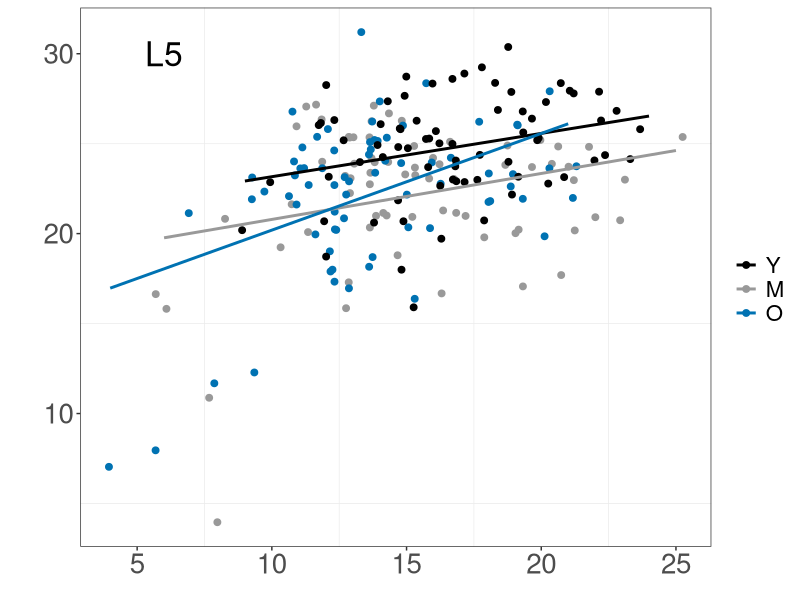
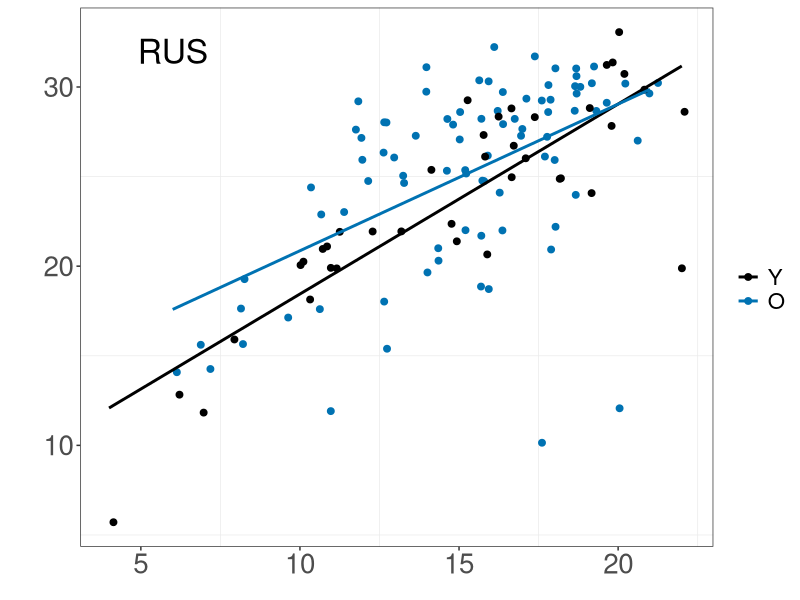
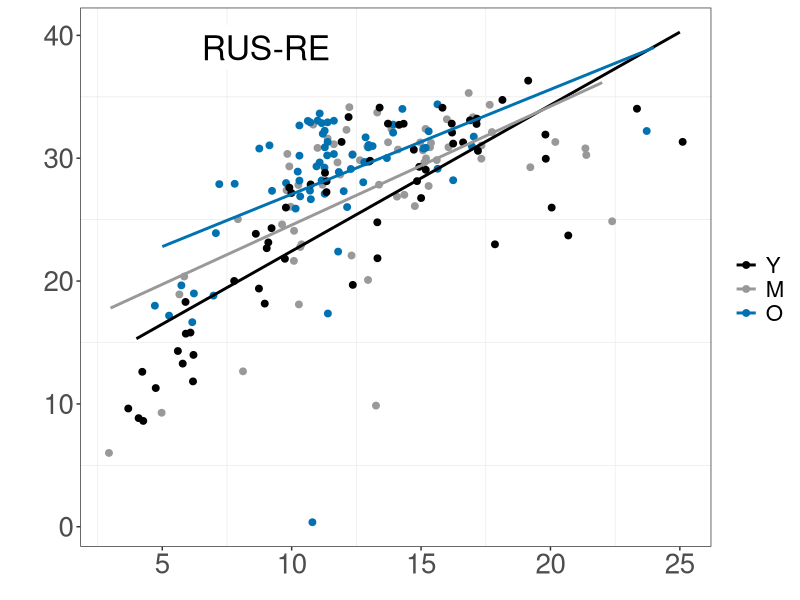
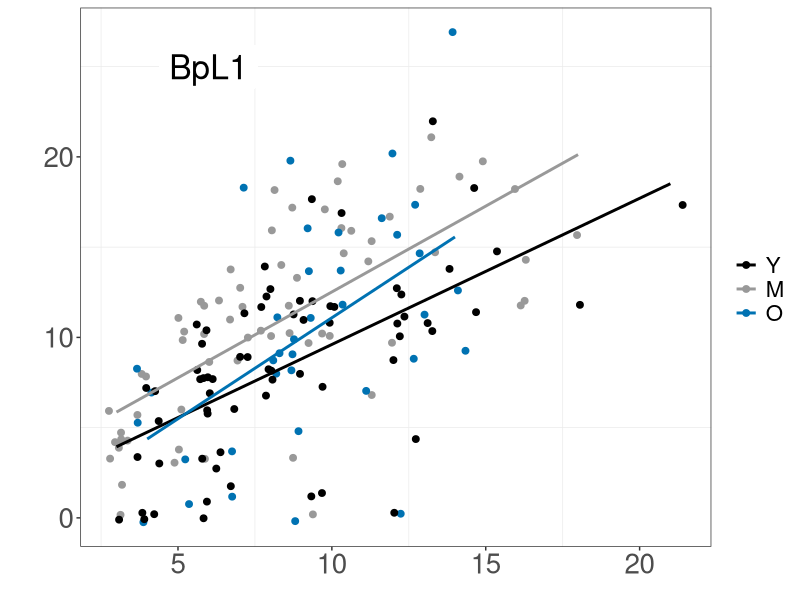
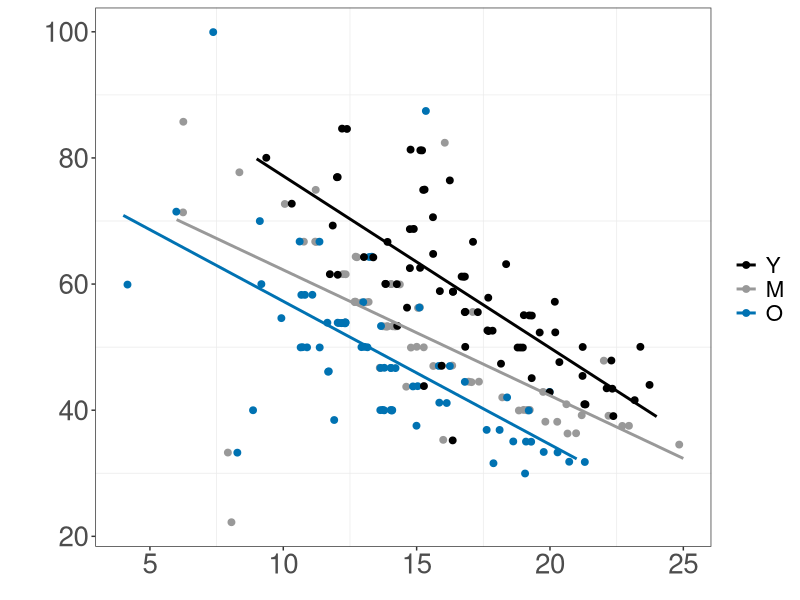
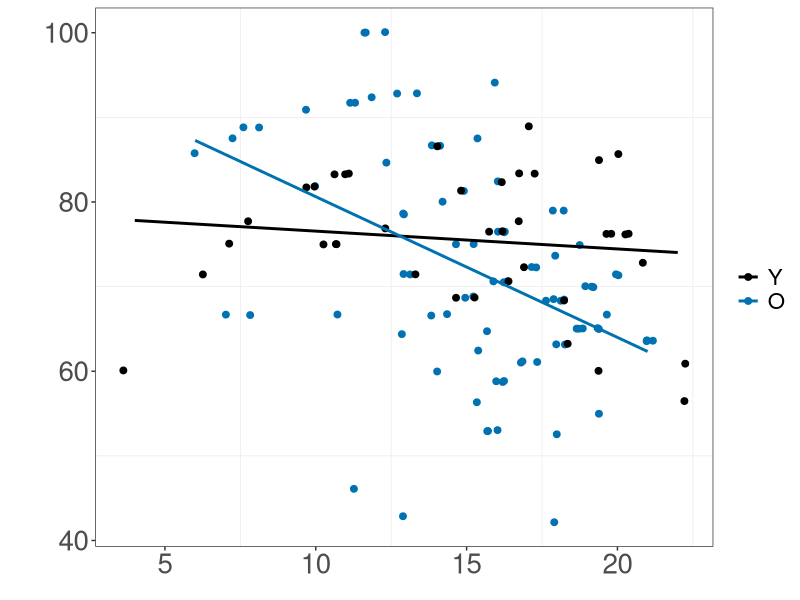
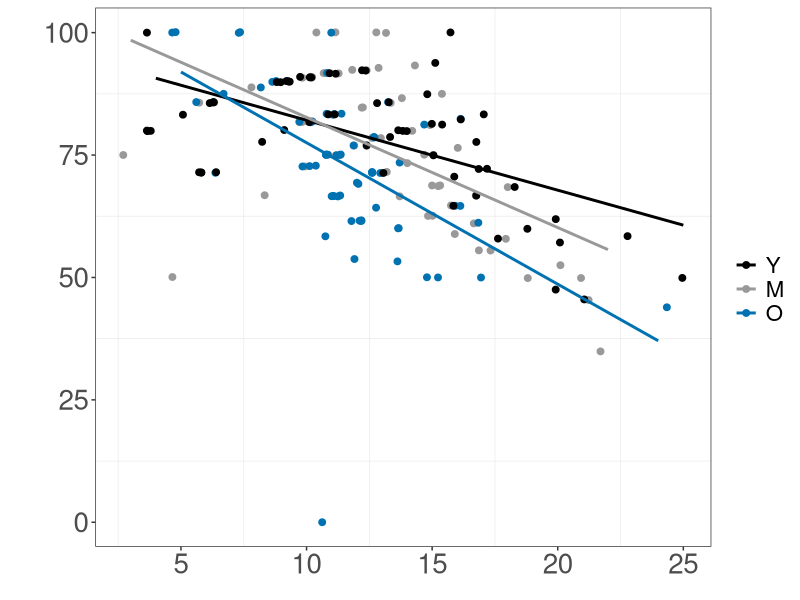
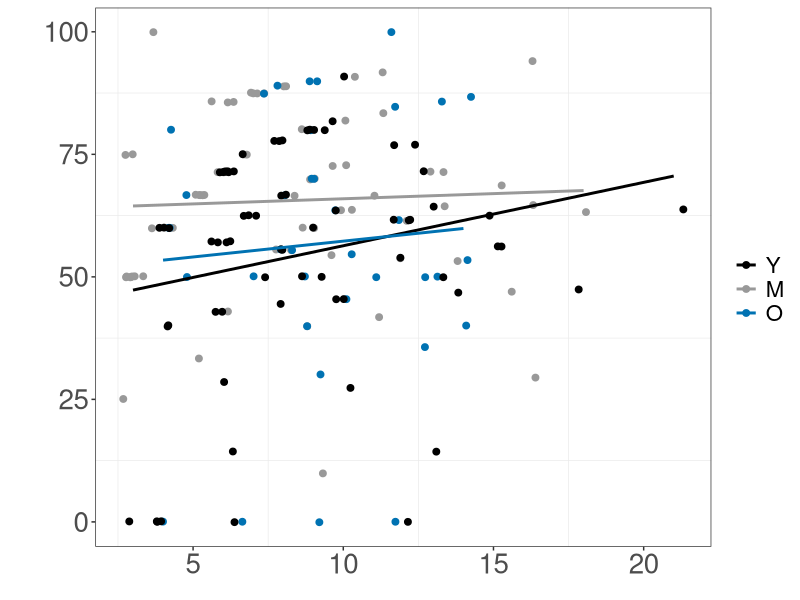

Generate these figures, in order, with R:
# Code for analyzing and visualizing relationships between lifespan and reproduction (trade-offs present?)

# Required packages:
library(tidyverse)
library(reshape2)
library(survival)
library(survminer)
library(lsmeans)
library(car)
library(grid)
library(ggpubr)

# Loading and reformatting data--------------------------------------------------------------------

surv_data <- read_csv("survival.csv")

# Changing the order of the factors and removing censored individuals
surv_data <- surv_data[with(surv_data, order(generation, maternal_age, strain)),]
surv_data_no_censor <- filter(surv_data, censor != 0)

neonate_data <- read_csv("neonates.csv")
neonate_data <- neonate_data[with(neonate_data, order(generation, maternal_age, strain)),]
neonate_data_no_censor <- filter(neonate_data, censor != 0)

rep_data <- read_csv("rep_period.csv")
rep_data <- rep_data[with(rep_data, order(generation, maternal_age, strain)),]
rep_data_no_censor <- filter(rep_data, censor != 0)

# Modifying the datasets from wide to long format (needed for plotting and analysis):
surv_long <- melt(data = surv_data_no_censor, 
                  id.vars = c("generation", "maternal_age", "strain", 
                              "plate", "well"),
                  variable.name = "day",
                  value.name = "dead_alive")
surv_long <- filter(surv_long, day != "censor")

neo_long <- melt(data = neonate_data_no_censor,
                 id.vars = c("generation", "maternal_age", "strain", "plate", "well"),
                 variable.name = "day",
                 value.name = "num_neonates")
neo_long <- filter(neo_long, day != "censor")

rep_long <- melt(data = rep_data_no_censor,
                    id.vars = c("generation", "maternal_age", "strain", "plate", "well"),
                    variable.name = "day",
                    value.name = "num_rep_days")
rep_long <- filter(rep_long, day != "censor")

# Per individual calculations: ------------------------------------------------------------------

# Calculating lifespan per individual:
survival_data_per_ind <- surv_long %>%
  group_by(generation, maternal_age, strain, plate, well) %>%
  summarize(surv_time = sum(dead_alive, na.rm = TRUE))

# Calculating LRO and MDR per individual:
LRO_per_ind <- neo_long %>%
  group_by(generation, maternal_age, strain, plate, well) %>%
  summarize(LRO = sum(num_neonates, na.rm = TRUE),
            max_RO = max(num_neonates, na.rm = TRUE),
            fifty_percent_LT = (sum(num_neonates, na.rm = TRUE))*0.5)

# Calculating time of 50% LRO production
# Excluding individuals with an LRO of zero:
LRO_per_ind_excl0 <- filter(LRO_per_ind, LRO != 0)

neo_long <- neo_long[with(neo_long, order(generation, maternal_age, strain, plate, well)),]

neo_long <- neo_long %>%
  group_by(generation, maternal_age, strain, plate, well) %>%
  mutate(cum_LRO = cumsum(num_neonates))

neo_merge <- merge(LRO_per_ind_excl0, neo_long, by = c("generation","maternal_age","strain","plate","well"))

sub <- subset(neo_merge, cum_LRO >= fifty_percent_LT , select = c(generation,maternal_age,strain,plate,well,LRO,fifty_percent_LT,day,cum_LRO))

sub$day <- as.numeric(sub$day)
sub_summ <- sub %>%
  group_by(generation, maternal_age, strain, plate, well) %>%
  summarize(time_fifty = min(day))

# Calculating reproductive period per individual:
rep_per_ind <- rep_long %>%
  group_by(generation, maternal_age, strain, plate, well) %>%
  summarize(rep_time = sum(num_rep_days, na.rm = TRUE),
            length = length(num_rep_days[!is.na(num_rep_days)]),
            percent_rep = (rep_time/length)*100)

# Exploring tradeoffs: LRO versus lifespan: ---------------------------------------------------

# Making a dataframe with lifespan and LRO data:
tradeoff_df <- cbind(survival_data_per_ind, LRO_per_ind$LRO)
tradeoff_df <- rename(tradeoff_df, "LRO" = "...7")
tradeoff_df_F1 <- filter(tradeoff_df, generation != "F0")

tradeoff_df_F1$strain <- factor(tradeoff_df_F1$strain, levels = c("BpL1", "L5", "RUS", "RUS-RE"), labels = c("BpL1", "BmanL5", "BmanRUS", "BmanRUS-RE"))

# Exploring relationships among maternal age cohorts, within each strain:
tradeoff_df_F1_L5 <- filter(tradeoff_df_F1, strain == "BmanL5")
tradeoff_df_F1_RUS <- filter(tradeoff_df_F1, strain == "BmanRUS")
tradeoff_df_F1_RUS_RE <- filter(tradeoff_df_F1, strain == "BmanRUS-RE")
tradeoff_df_F1_BpL1 <- filter(tradeoff_df_F1, strain == "BpL1")

# BmanL5:

# Models for each maternal age:
tradeoff_df_F1_L5_Y <- filter(tradeoff_df_F1_L5, maternal_age == "young")
tradeoff_df_F1_L5_M <- filter(tradeoff_df_F1_L5, maternal_age == "mid")
tradeoff_df_F1_L5_O <- filter(tradeoff_df_F1_L5, maternal_age == "old")

lm_L5_Y <- lm(LRO ~ surv_time, data = tradeoff_df_F1_L5_Y)
summary(lm_L5_Y)
lm_L5_M <- lm(LRO ~ surv_time, data = tradeoff_df_F1_L5_M)
summary(lm_L5_M)
lm_L5_O <- lm(LRO ~ surv_time, data = tradeoff_df_F1_L5_O)
summary(lm_L5_O)

# Statistics (ANCOVA):
tradeoff_df_F1_L5$maternal_age <- factor(tradeoff_df_F1_L5$maternal_age, levels = c("young", "mid", "old"), labels = c(
  "Y", "M","O"))

m.interaction <- lm(LRO ~ surv_time*maternal_age, data = tradeoff_df_F1_L5)
anova(m.interaction)

# Visualization:
LRO_L5 <- ggplot(tradeoff_df_F1_L5, aes(x=surv_time, y=LRO, color = maternal_age)) +
  geom_jitter(size=2) +
  geom_smooth(method="lm", se= FALSE) +
  scale_color_manual(values = c("black", "#999999", "#0072B2"), labels = c("Y","M","O"), name="") +
  xlab(element_blank()) +
  geom_label(
    label="L5", 
    size = 8.5,
    x=6,
    y=30,
    label.size = 0,
    color = "black") +
  ylab("") +
  theme_bw() +
  theme(panel.grid.major = element_blank(), 
        axis.title=element_text(size=24), 
        axis.text=element_text(size=20),
        legend.text=element_text(size=16))
LRO_L5

# BmanRUS:

# Models for each maternal age:
tradeoff_df_F1_RUS_Y <- filter(tradeoff_df_F1_RUS, maternal_age == "young")
tradeoff_df_F1_RUS_O <- filter(tradeoff_df_F1_RUS, maternal_age == "old")

lm_RUS_Y <- lm(LRO ~ surv_time, data = tradeoff_df_F1_RUS_Y)
summary(lm_RUS_Y)
lm_RUS_O <- lm(LRO ~ surv_time, data = tradeoff_df_F1_RUS_O)
summary(lm_RUS_O)

# Statistics (ANCOVA):
tradeoff_df_F1_RUS$maternal_age <- factor(tradeoff_df_F1_RUS$maternal_age, levels = c("young", "old"), labels = c(
  "Y", "O"))

m.interaction <- lm(LRO ~ surv_time*maternal_age, data = tradeoff_df_F1_RUS)
anova(m.interaction)

# Visualization:
LRO_RUS <- ggplot(tradeoff_df_F1_RUS, aes(x=surv_time, y=LRO, color = maternal_age)) +
  geom_jitter(size=2) +
  geom_smooth(method="lm", se= FALSE) +
  scale_color_manual(values = c("black", "#0072B2"), labels = c("Y","O"), name="") +
  xlab(element_blank()) +
  ylab("") +
  geom_label(
    label="RUS", 
    size = 8.5,
    x=6,
    y=32,
    label.size = 0,
    color = "black") +
  theme_bw() +
  theme(panel.grid.major = element_blank(), 
        axis.title=element_text(size=24), 
        axis.text=element_text(size=20),
        legend.text=element_text(size=16))
LRO_RUS

# BmanRUS-RE:

# Models for each maternal age:
tradeoff_df_F1_RUS_RE_Y <- filter(tradeoff_df_F1_RUS_RE, maternal_age == "young")
tradeoff_df_F1_RUS_RE_M <- filter(tradeoff_df_F1_RUS_RE, maternal_age == "mid")
tradeoff_df_F1_RUS_RE_O <- filter(tradeoff_df_F1_RUS_RE, maternal_age == "old")

lm_RUS_RE_Y <- lm(LRO ~ surv_time, data = tradeoff_df_F1_RUS_RE_Y)
summary(lm_RUS_RE_Y)
lm_RUS_RE_M <- lm(LRO ~ surv_time, data = tradeoff_df_F1_RUS_RE_M)
summary(lm_RUS_RE_M)
lm_RUS_RE_O <- lm(LRO ~ surv_time, data = tradeoff_df_F1_RUS_RE_O)
summary(lm_RUS_RE_O)

# Statistics (ANCOVA):
tradeoff_df_F1_RUS_RE$maternal_age <- factor(tradeoff_df_F1_RUS_RE$maternal_age, 
                                             levels = c("young", "mid", "old"), labels = c("Y", "M","O"))

m.interaction <- lm(LRO ~ surv_time*maternal_age, data = tradeoff_df_F1_RUS_RE)
anova(m.interaction)

# Visualization:
LRO_RUS_RE <- ggplot(tradeoff_df_F1_RUS_RE, aes(x=surv_time, y=LRO, color = maternal_age)) +
  geom_jitter(size=2) +
  geom_smooth(method="lm", se= FALSE) +
  scale_color_manual(values = c("black", "#999999", "#0072B2"), labels = c("Y","M","O"), name="") +
  xlab(element_blank()) +
  ylab("") +
  geom_label(
    label="RUS-RE", 
    size = 8.5,
    x=9,
    y=39,
    label.size = 0,
    color = "black") +
  theme_bw() +
  theme(panel.grid.major = element_blank(), 
        axis.title=element_text(size=24), 
        axis.text=element_text(size=20),
        legend.text=element_text(size=16))
LRO_RUS_RE

# BpL1:

# Models for each maternal age:
tradeoff_df_F1_Bp_Y <- filter(tradeoff_df_F1_BpL1, maternal_age == "young")
tradeoff_df_F1_Bp_M <- filter(tradeoff_df_F1_BpL1, maternal_age == "mid")
tradeoff_df_F1_Bp_O <- filter(tradeoff_df_F1_BpL1, maternal_age == "old")

lm_Bp_Y <- lm(LRO ~ surv_time, data = tradeoff_df_F1_Bp_Y)
summary(lm_Bp_Y)
lm_Bp_M <- lm(LRO ~ surv_time, data = tradeoff_df_F1_Bp_M)
summary(lm_Bp_M)
lm_Bp_O <- lm(LRO ~ surv_time, data = tradeoff_df_F1_Bp_O)
summary(lm_Bp_O)

# Statistics (ANCOVA):
tradeoff_df_F1_BpL1$maternal_age <- factor(tradeoff_df_F1_BpL1$maternal_age, 
                                           levels = c("young", "mid", "old"), labels = c("Y", "M","O"))

m.interaction <- lm(LRO ~ surv_time*maternal_age, data = tradeoff_df_F1_BpL1)
anova(m.interaction)

# Visualization:
LRO_BpL1 <- ggplot(tradeoff_df_F1_BpL1, aes(x=surv_time, y=LRO, color = maternal_age)) +
  geom_jitter(size=2) +
  geom_smooth(method="lm", se= FALSE) +
  scale_color_manual(values = c("black", "#999999", "#0072B2"), labels = c("Y","M","O"), name="") +
  xlab(element_blank()) +
  ylab("") +
  geom_label(
    label="BpL1", 
    size = 8.5,
    x=6,
    y=25,
    label.size = 0,
    color = "black") +
  theme_bw() +
  theme(panel.grid.major = element_blank(), 
        axis.title=element_text(size=24), 
        axis.text=element_text(size=20),
        legend.text=element_text(size=16))
LRO_BpL1

# Exploring tradeoffs: Reproductive period (percentage of lifespan) versus lifespan: ---------------------------------------------------

# Making a dataframe with lifespan and reproductive period data:
tradeoff_df_rep <- cbind(survival_data_per_ind, rep_per_ind$percent_rep)
tradeoff_df_rep <- rename(tradeoff_df_rep, "rep_percent" = "...7")
tradeoff_df_rep_F1 <- filter(tradeoff_df_rep, generation != "F0")

tradeoff_df_rep_F1$strain <- factor(tradeoff_df_rep_F1$strain, levels = c("BpL1", "L5", "RUS", "RUS-RE"), labels = c("BpL1", "BmanL5", "BmanRUS", "BmanRUS-RE"))

# Exploring relationships among maternal age cohorts, within each strain:
tradeoff_rep_L5 <- filter(tradeoff_df_rep_F1, strain == "BmanL5")
tradeoff_rep_RUS <- filter(tradeoff_df_rep_F1, strain == "BmanRUS")
tradeoff_rep_RUS_RE <- filter(tradeoff_df_rep_F1, strain == "BmanRUS-RE")
tradeoff_rep_BpL1 <- filter(tradeoff_df_rep_F1, strain == "BpL1")

# BmanL5:

# Models for each maternal age:
tradeoff_rep_L5_Y <- filter(tradeoff_rep_L5, maternal_age == "young")
tradeoff_rep_L5_M <- filter(tradeoff_rep_L5, maternal_age == "mid")
tradeoff_rep_L5_O <- filter(tradeoff_rep_L5, maternal_age == "old")

lm_rep_L5_Y <- lm(rep_percent ~ surv_time, data = tradeoff_rep_L5_Y)
summary(lm_rep_L5_Y)
lm_rep_L5_M <- lm(rep_percent ~ surv_time, data = tradeoff_rep_L5_M)
summary(lm_rep_L5_M)
lm_rep_L5_O <- lm(rep_percent ~ surv_time, data = tradeoff_rep_L5_O)
summary(lm_rep_L5_O)

# Statistics (ANCOVA):
tradeoff_rep_L5$maternal_age <- factor(tradeoff_rep_L5$maternal_age, 
                                       levels = c("young", "mid", "old"), labels = c("Y", "M","O"))

m.interaction <- lm(rep_percent ~ surv_time*maternal_age, data = tradeoff_rep_L5)
anova(m.interaction)

# Visualization:
RPP_L5 <- ggplot(tradeoff_rep_L5, aes(x=surv_time, y=rep_percent, color = maternal_age)) +
  geom_jitter(size=2) +
  geom_smooth(method="lm", se= FALSE) +
  scale_color_manual(values = c("black", "#999999", "#0072B2"), labels = c("Y","M","O"), name="") +
  xlab(element_blank()) +
  ylab("") +
  theme_bw() +
  theme(panel.grid.major = element_blank(), 
        axis.title=element_text(size=24), 
        axis.text=element_text(size=20),
        legend.text=element_text(size=16))
RPP_L5

# BmanRUS:

# Models for each maternal age:
tradeoff_rep_RUS_Y <- filter(tradeoff_rep_RUS, maternal_age == "young")
tradeoff_rep_RUS_O <- filter(tradeoff_rep_RUS, maternal_age == "old")

lm_rep_RUS_Y <- lm(rep_percent ~ surv_time, data = tradeoff_rep_RUS_Y)
summary(lm_rep_RUS_Y)
lm_rep_RUS_O <- lm(rep_percent ~ surv_time, data = tradeoff_rep_RUS_O)
summary(lm_rep_RUS_O)

# Statistics (ANCOVA):
tradeoff_rep_RUS$maternal_age <- factor(tradeoff_rep_RUS$maternal_age, 
                                        levels = c("young", "old"), labels = c("Y","O"))

m.interaction <- lm(rep_percent ~ surv_time*maternal_age, data = tradeoff_rep_RUS)
anova(m.interaction)

# Visualization:
RPP_RUS <- ggplot(tradeoff_rep_RUS, aes(x=surv_time, y=rep_percent, color = maternal_age)) +
  geom_jitter(size=2) +
  geom_smooth(method="lm", se= FALSE) +
  scale_color_manual(values = c("black", "#0072B2"), labels = c("Y","O"), name="") +
  xlab(element_blank()) +
  ylab("") +
  theme_bw() +
  theme(panel.grid.major = element_blank(), 
        axis.title=element_text(size=24), 
        axis.text=element_text(size=20),
        legend.text=element_text(size=16))
RPP_RUS

# BmanRUS-RE:

# Models for each maternal age:
tradeoff_rep_RUS_RE_Y <- filter(tradeoff_rep_RUS_RE, maternal_age == "young")
tradeoff_rep_RUS_RE_M <- filter(tradeoff_rep_RUS_RE, maternal_age == "mid")
tradeoff_rep_RUS_RE_O <- filter(tradeoff_rep_RUS_RE, maternal_age == "old")

lm_rep_RUS_RE_Y <- lm(rep_percent ~ surv_time, data = tradeoff_rep_RUS_RE_Y)
summary(lm_rep_RUS_RE_Y)
lm_rep_RUS_RE_M <- lm(rep_percent ~ surv_time, data = tradeoff_rep_RUS_RE_M)
summary(lm_rep_RUS_RE_M)
lm_rep_RUS_RE_O <- lm(rep_percent ~ surv_time, data = tradeoff_rep_RUS_RE_O)
summary(lm_rep_RUS_RE_O)

# Statistics (ANCOVA):
tradeoff_rep_RUS_RE$maternal_age <- factor(tradeoff_rep_RUS_RE$maternal_age, 
                                           levels = c("young", "mid", "old"), labels = c("Y", "M","O"))

m.interaction <- lm(rep_percent ~ surv_time*maternal_age, data = tradeoff_rep_RUS_RE)
anova(m.interaction)

# Visualization:
RPP_RUS_RE <- ggplot(tradeoff_rep_RUS_RE, aes(x=surv_time, y=rep_percent, color = maternal_age)) +
  geom_jitter(size=2) +
  geom_smooth(method="lm", se= FALSE) +
  scale_color_manual(values = c("black", "#999999", "#0072B2"), labels = c("Y","M","O"), name="") +
  xlab(element_blank()) +
  ylab("") +
  theme_bw() +
  theme(panel.grid.major = element_blank(), 
        axis.title=element_text(size=24), 
        axis.text=element_text(size=20),
        legend.text=element_text(size=16))
RPP_RUS_RE

# BpL1:

# Models for each maternal age:
tradeoff_rep_BpL1_Y <- filter(tradeoff_rep_BpL1, maternal_age == "young")
tradeoff_rep_BpL1_M <- filter(tradeoff_rep_BpL1, maternal_age == "mid")
tradeoff_rep_BpL1_O <- filter(tradeoff_rep_BpL1, maternal_age == "old")

lm_rep_BpL1_Y <- lm(rep_percent ~ surv_time, data = tradeoff_rep_BpL1_Y)
summary(lm_rep_BpL1_Y)
lm_rep_BpL1_M <- lm(rep_percent ~ surv_time, data = tradeoff_rep_BpL1_M)
summary(lm_rep_BpL1_M)
lm_rep_BpL1_O <- lm(rep_percent ~ surv_time, data = tradeoff_rep_BpL1_O)
summary(lm_rep_BpL1_O)

# Statistics (ANCOVA):
tradeoff_rep_BpL1$maternal_age <- factor(tradeoff_rep_BpL1$maternal_age, 
                                         levels = c("young", "mid", "old"), labels = c("Y", "M","O"))

m.interaction <- lm(rep_percent ~ surv_time*maternal_age, data = tradeoff_rep_BpL1)
anova(m.interaction)

# Visualization:
RPP_BpL1 <- ggplot(tradeoff_rep_BpL1, aes(x=surv_time, y=rep_percent, color = maternal_age)) +
  geom_jitter(size=2) +
  geom_smooth(method="lm", se= FALSE) +
  scale_color_manual(values = c("black", "#999999", "#0072B2"), labels = c("Y","M","O"), name="") +
  xlab(element_blank()) +
  ylab("") +
  theme_bw() +
  theme(panel.grid.major = element_blank(), 
        axis.title=element_text(size=24), 
        axis.text=element_text(size=20),
        legend.text=element_text(size=16))
RPP_BpL1

# Exploring tradeoffs: Timing of 50% LRO production versus lifespan: ---------------------------------------------------

# Making a dataframe with lifespan and 50% LRO data:
tradeoff_merge <- merge(survival_data_per_ind, sub_summ, by = c("generation","maternal_age","strain","plate","well"))
tradeoff_merge_F1 <- filter(tradeoff_merge, generation != "F0")

tradeoff_merge_F1$strain <- factor(tradeoff_merge_F1$strain, 
                                   levels = c("BpL1", "L5", "RUS", "RUS-RE"), labels = c("BpL1", "BmanL5", "BmanRUS", "BmanRUS-RE"))

# Exploring relationships among maternal age cohorts, within each strain:
tradeoff_merge_L5 <- filter(tradeoff_merge_F1, strain == "BmanL5")
tradeoff_merge_RUS <- filter(tradeoff_merge_F1, strain == "BmanRUS")
tradeoff_merge_RUS_RE <- filter(tradeoff_merge_F1, strain == "BmanRUS-RE")
tradeoff_merge_BpL1 <- filter(tradeoff_merge_F1, strain == "BpL1")

# BmanL5:

# Models for each maternal age:
tradeoff_merge_L5_Y <- filter(tradeoff_merge_L5, maternal_age == "young")
tradeoff_merge_L5_M <- filter(tradeoff_merge_L5, maternal_age == "mid")
tradeoff_merge_L5_O <- filter(tradeoff_merge_L5, maternal_age == "old")

lm_50_L5_Y <- lm(time_fifty ~ surv_time, data = tradeoff_merge_L5_Y)
summary(lm_50_L5_Y)
lm_50_L5_M <- lm(time_fifty ~ surv_time, data = tradeoff_merge_L5_M)
summary(lm_50_L5_M)
lm_50_L5_O <- lm(time_fifty ~ surv_time, data = tradeoff_merge_L5_O)
summary(lm_50_L5_O)

# Statistics (ANCOVA):
tradeoff_merge_L5$maternal_age <- factor(tradeoff_merge_L5$maternal_age, 
                                         levels = c("young", "mid", "old"), labels = c("Y", "M","O"))

m.interaction <- lm(time_fifty ~ surv_time*maternal_age, data = tradeoff_merge_L5)
anova(m.interaction)

# Visualization:
LT50_L5 <- ggplot(tradeoff_merge_L5, aes(x=surv_time, y = time_fifty, color=maternal_age)) +
  geom_jitter(size=2) +
  geom_smooth(method="lm", se= FALSE) +
  scale_color_manual(values = c("black", "#999999", "#0072B2"), labels = c("Y","M","O"), name="") +
  xlab(element_blank()) +
  ylab("") +
  theme_bw() +
  theme(panel.grid.major = element_blank(), 
        axis.title=element_text(size=24), 
        axis.text=element_text(size=20),
        legend.text=element_text(size=16))
LT50_L5

# BmanRUS:

# Models for each maternal age:
tradeoff_merge_RUS_Y <- filter(tradeoff_merge_RUS, maternal_age == "young")
tradeoff_merge_RUS_O <- filter(tradeoff_merge_RUS, maternal_age == "old")

lm_50_RUS_Y <- lm(time_fifty ~ surv_time, data = tradeoff_merge_RUS_Y)
summary(lm_50_RUS_Y)
lm_50_RUS_O <- lm(time_fifty ~ surv_time, data = tradeoff_merge_RUS_O)
summary(lm_50_RUS_O)

# Statistics (ANCOVA):
tradeoff_merge_RUS$maternal_age <- factor(tradeoff_merge_RUS$maternal_age, 
                                          levels = c("young", "old"), labels = c("Y","O"))

m.interaction <- lm(time_fifty ~ surv_time*maternal_age, data = tradeoff_merge_RUS)
anova(m.interaction)

# Visualization:
LT50_RUS <- ggplot(tradeoff_merge_RUS, aes(x=surv_time, y = time_fifty, color=maternal_age)) +
  geom_jitter(size=2) +
  geom_smooth(method="lm", se= FALSE) +
  scale_color_manual(values = c("black", "#0072B2"), labels = c("Y","O"), name="") +
  xlab(element_blank()) +
  ylab("") +
  theme_bw() +
  theme(panel.grid.major = element_blank(), 
        axis.title=element_text(size=24), 
        axis.text=element_text(size=20),
        legend.text=element_text(size=16))
LT50_RUS

# BmanRUS-RE:

# Models for each maternal age:
tradeoff_merge_RUS_RE_Y <- filter(tradeoff_merge_RUS_RE, maternal_age == "young")
tradeoff_merge_RUS_RE_M <- filter(tradeoff_merge_RUS_RE, maternal_age == "mid")
tradeoff_merge_RUS_RE_O <- filter(tradeoff_merge_RUS_RE, maternal_age == "old")

lm_50_RUS_RE_Y <- lm(time_fifty ~ surv_time, data = tradeoff_merge_RUS_RE_Y)
summary(lm_50_RUS_RE_Y)
lm_50_RUS_RE_M <- lm(time_fifty ~ surv_time, data = tradeoff_merge_RUS_RE_M)
summary(lm_50_RUS_RE_M)
lm_50_RUS_RE_O <- lm(time_fifty ~ surv_time, data = tradeoff_merge_RUS_RE_O)
summary(lm_50_RUS_RE_O)

# Statistics (ANCOVA):
tradeoff_merge_RUS_RE$maternal_age <- factor(tradeoff_merge_RUS_RE$maternal_age, 
                                             levels = c("young", "mid", "old"), labels = c("Y", "M","O"))

m.interaction <- lm(time_fifty ~ surv_time*maternal_age, data = tradeoff_merge_RUS_RE)
anova(m.interaction)

# Visualization:
LT50_RUS_RE <- ggplot(tradeoff_merge_RUS_RE, aes(x=surv_time, y = time_fifty, color=maternal_age)) +
  geom_jitter(size=2) +
  geom_smooth(method="lm", se= FALSE) +
  scale_color_manual(values = c("black", "#999999", "#0072B2"), labels = c("Y","M","O"), name="") +
  xlab(element_blank()) +
  ylab("") +
  theme_bw() +
  theme(panel.grid.major = element_blank(), 
        axis.title=element_text(size=24), 
        axis.text=element_text(size=20),
        legend.text=element_text(size=16))
LT50_RUS_RE

# BpL1:

# Models for each maternal age:
tradeoff_merge_BpL1_Y <- filter(tradeoff_merge_BpL1, maternal_age == "young")
tradeoff_merge_BpL1_M <- filter(tradeoff_merge_BpL1, maternal_age == "mid")
tradeoff_merge_BpL1_O <- filter(tradeoff_merge_BpL1, maternal_age == "old")

lm_50_BpL1_Y <- lm(time_fifty ~ surv_time, data = tradeoff_merge_BpL1_Y)
summary(lm_50_BpL1_Y)
lm_50_BpL1_M <- lm(time_fifty ~ surv_time, data = tradeoff_merge_BpL1_M)
summary(lm_50_BpL1_M)
lm_50_BpL1_O <- lm(time_fifty ~ surv_time, data = tradeoff_merge_BpL1_O)
summary(lm_50_BpL1_O)

# Statistics (ANCOVA):
tradeoff_merge_BpL1$maternal_age <- factor(tradeoff_merge_BpL1$maternal_age, 
                                           levels = c("young", "mid", "old"), labels = c("Y", "M","O"))

m.interaction <- lm(time_fifty ~ surv_time*maternal_age, data = tradeoff_merge_BpL1)
anova(m.interaction)

# Visualization:
LT50_BpL1 <- ggplot(tradeoff_merge_BpL1, aes(x=surv_time, y = time_fifty, color=maternal_age)) +
  geom_jitter(size=2) +
  geom_smooth(method="lm", se= FALSE) +
  scale_color_manual(values = c("black", "#999999", "#0072B2"), labels = c("Y","M","O"), name="") +
  xlab(element_blank()) +
  ylab("") +
  theme_bw() +
  theme(panel.grid.major = element_blank(), 
        axis.title=element_text(size=24), 
        axis.text=element_text(size=20),
        legend.text=element_text(size=16))
LT50_BpL1

# Exploring tradeoffs: MDR versus lifespan: ---------------------------------------------------

# Making a dataframe with lifespan and MDR data:
tradeoff_MDR <- cbind(survival_data_per_ind, LRO_per_ind$max_RO)
tradeoff_MDR <- rename(tradeoff_MDR, "MDR" = "...7")
tradeoff_MDR_F1 <- filter(tradeoff_MDR, generation != "F0")

tradeoff_MDR_F1$strain <- factor(tradeoff_MDR_F1$strain, 
                                   levels = c("BpL1", "L5", "RUS", "RUS-RE"), labels = c("BpL1", "BmanL5", "BmanRUS", "BmanRUS-RE"))

# Exploring relationships among maternal age cohorts, within each strain:
tradeoff_MDR_L5 <- filter(tradeoff_MDR_F1, strain == "BmanL5")
tradeoff_MDR_RUS <- filter(tradeoff_MDR_F1, strain == "BmanRUS")
tradeoff_MDR_RUS_RE <- filter(tradeoff_MDR_F1, strain == "BmanRUS-RE")
tradeoff_MDR_BpL1 <- filter(tradeoff_MDR_F1, strain == "BpL1")

# BmanL5:

# Models for each maternal age:
tradeoff_MDR_L5_Y <- filter(tradeoff_MDR_L5, maternal_age == "young")
tradeoff_MDR_L5_M <- filter(tradeoff_MDR_L5, maternal_age == "mid")
tradeoff_MDR_L5_O <- filter(tradeoff_MDR_L5, maternal_age == "old")

lm_MDR_L5_Y <- lm(MDR ~ surv_time, data = tradeoff_MDR_L5_Y)
summary(lm_MDR_L5_Y)
lm_MDR_L5_M <- lm(MDR ~ surv_time, data = tradeoff_MDR_L5_M)
summary(lm_MDR_L5_M)
lm_MDR_L5_O <- lm(MDR ~ surv_time, data = tradeoff_MDR_L5_O)
summary(lm_MDR_L5_O)

# Statistics (ANCOVA):
tradeoff_MDR_L5$maternal_age <- factor(tradeoff_MDR_L5$maternal_age, 
                                         levels = c("young", "mid", "old"), labels = c("Y", "M","O"))

m.interaction <- lm(MDR ~ surv_time*maternal_age, data = tradeoff_MDR_L5)
anova(m.interaction)

# Visualization:
MDR_L5 <- ggplot(tradeoff_MDR_L5, aes(x=surv_time, y = MDR, color=maternal_age)) +
  geom_jitter(size=2) +
  geom_smooth(method="lm", se= FALSE) +
  scale_color_manual(values = c("black", "#999999", "#0072B2"), labels = c("Y","M","O"), name="") +
  xlab(element_blank()) +
  ylab("") +
  theme_bw() +
  theme(panel.grid.major = element_blank(), 
        axis.title=element_text(size=24), 
        axis.text=element_text(size=20),
        legend.text=element_text(size=16))
MDR_L5

# BmanRUS:

# Models for each maternal age:
tradeoff_MDR_RUS_Y <- filter(tradeoff_MDR_RUS, maternal_age == "young")
tradeoff_MDR_RUS_O <- filter(tradeoff_MDR_RUS, maternal_age == "old")

lm_MDR_RUS_Y <- lm(MDR ~ surv_time, data = tradeoff_MDR_RUS_Y)
summary(lm_MDR_RUS_Y)
lm_MDR_RUS_O <- lm(MDR ~ surv_time, data = tradeoff_MDR_RUS_O)
summary(lm_MDR_RUS_O)

# Statistics (ANCOVA):
tradeoff_MDR_RUS$maternal_age <- factor(tradeoff_MDR_RUS$maternal_age, 
                                       levels = c("young", "mid", "old"), labels = c("Y", "M","O"))

m.interaction <- lm(MDR ~ surv_time*maternal_age, data = tradeoff_MDR_RUS)
anova(m.interaction)

# Visualization:
MDR_RUS <- ggplot(tradeoff_MDR_RUS, aes(x=surv_time, y = MDR, color=maternal_age)) +
  geom_jitter(size=2) +
  geom_smooth(method="lm", se= FALSE) +
  scale_color_manual(values = c("black", "#0072B2"), labels = c("Y","O"), name="") +
  xlab(element_blank()) +
  ylab("") +
  theme_bw() +
  theme(panel.grid.major = element_blank(), 
        axis.title=element_text(size=24), 
        axis.text=element_text(size=20),
        legend.text=element_text(size=16))
MDR_RUS

# BmanRUS-RE:

# Models for each maternal age:
tradeoff_MDR_RUS_RE_Y <- filter(tradeoff_MDR_RUS_RE, maternal_age == "young")
tradeoff_MDR_RUS_RE_M <- filter(tradeoff_MDR_RUS_RE, maternal_age == "mid")
tradeoff_MDR_RUS_RE_O <- filter(tradeoff_MDR_RUS_RE, maternal_age == "old")

lm_MDR_RUS_RE_Y <- lm(MDR ~ surv_time, data = tradeoff_MDR_RUS_RE_Y)
summary(lm_MDR_RUS_RE_Y)
lm_MDR_RUS_RE_M <- lm(MDR ~ surv_time, data = tradeoff_MDR_RUS_RE_M)
summary(lm_MDR_RUS_RE_M)
lm_MDR_RUS_RE_O <- lm(MDR ~ surv_time, data = tradeoff_MDR_RUS_RE_O)
summary(lm_MDR_RUS_RE_O)

# Statistics (ANCOVA):
tradeoff_MDR_RUS_RE$maternal_age <- factor(tradeoff_MDR_RUS_RE$maternal_age, 
                                       levels = c("young", "mid", "old"), labels = c("Y", "M","O"))

m.interaction <- lm(MDR ~ surv_time*maternal_age, data = tradeoff_MDR_RUS_RE)
anova(m.interaction)

# Visualization:
MDR_RUS_RE <- ggplot(tradeoff_MDR_RUS_RE, aes(x=surv_time, y = MDR, color=maternal_age)) +
  geom_jitter(size=2) +
  geom_smooth(method="lm", se= FALSE) +
  scale_color_manual(values = c("black", "#999999", "#0072B2"), labels = c("Y","M","O"), name="") +
  xlab(element_blank()) +
  ylab("") +
  theme_bw() +
  theme(panel.grid.major = element_blank(), 
        axis.title=element_text(size=24), 
        axis.text=element_text(size=20),
        legend.text=element_text(size=16))
MDR_RUS_RE

# BpL1:

# Models for each maternal age:
tradeoff_MDR_BpL1_Y <- filter(tradeoff_MDR_BpL1, maternal_age == "young")
tradeoff_MDR_BpL1_M <- filter(tradeoff_MDR_BpL1, maternal_age == "mid")
tradeoff_MDR_BpL1_O <- filter(tradeoff_MDR_BpL1, maternal_age == "old")

lm_MDR_BpL1_Y <- lm(MDR ~ surv_time, data = tradeoff_MDR_BpL1_Y)
summary(lm_MDR_BpL1_Y)
lm_MDR_BpL1_M <- lm(MDR ~ surv_time, data = tradeoff_MDR_BpL1_M)
summary(lm_MDR_BpL1_M)
lm_MDR_BpL1_O <- lm(MDR ~ surv_time, data = tradeoff_MDR_BpL1_O)
summary(lm_MDR_BpL1_O)

# Statistics (ANCOVA):
tradeoff_MDR_BpL1$maternal_age <- factor(tradeoff_MDR_BpL1$maternal_age, 
                                       levels = c("young", "mid", "old"), labels = c("Y", "M","O"))

m.interaction <- lm(MDR ~ surv_time*maternal_age, data = tradeoff_MDR_BpL1)
anova(m.interaction)

# Visualization:
MDR_BpL1 <- ggplot(tradeoff_MDR_BpL1, aes(x=surv_time, y = MDR, color=maternal_age)) +
  geom_jitter(size=2) +
  geom_smooth(method="lm", se= FALSE) +
  scale_color_manual(values = c("black", "#999999", "#0072B2"), labels = c("Y","M","O"), name="") +
  xlab(element_blank()) +
  ylab("") +
  theme_bw() +
  theme(panel.grid.major = element_blank(), 
        axis.title=element_text(size=24), 
        axis.text=element_text(size=20),
        legend.text=element_text(size=16))
MDR_BpL1

# Reproducing main text trade-off figure:--------------------------------------------------

LRO <- ggarrange(LRO_BpL1, LRO_RUS,
                 LRO_RUS_RE, LRO_L5,
                 ncol = 1, nrow = 4,
                 labels = c("A","E","I","M"),
                 font.label = list(size = 20),
                 common.legend = TRUE, legend = "top")

LRO <- annotate_figure(LRO, left = textGrob(expression(paste("Lifetime reproductive output (offspring ind"^"-1"*")")),
                                            rot = 90, gp = gpar(fontsize = 24)))
LRO

RPP <- ggarrange(RPP_BpL1, RPP_RUS,
                 RPP_RUS_RE, RPP_L5,
                 ncol = 1, nrow = 4,
                 labels = c("B","F","J","N"),
                 font.label = list(size = 20),
                 common.legend = TRUE, legend = "top")

RPP <- annotate_figure(RPP, left = textGrob("Reproductive period (% of lifespan)",
                                            rot = 90, gp = gpar(fontsize = 24)))
RPP

MDR <- ggarrange(MDR_BpL1, MDR_RUS,
                 MDR_RUS_RE, MDR_L5,
                 ncol = 1, nrow = 4,
                 labels = c("C","G","K","O"),
                 font.label = list(size = 20),
                 common.legend = TRUE, legend = "top")

MDR <- annotate_figure(MDR, left = textGrob("Maximum daily reproduction", 
                                            rot = 90, gp = gpar(fontsize = 24)))
MDR

LT50 <- ggarrange(LT50_BpL1, LT50_RUS,
                  LT50_RUS_RE, LT50_L5,
                  ncol = 1, nrow = 4,
                  labels = c("D","H","L","P"),
                  font.label = list(size = 20),
                  common.legend = TRUE, legend = "top")

LT50 <- annotate_figure(LT50, left = textGrob("Age of 50% LRO (d)", 
                                              rot = 90, gp = gpar(fontsize = 24)))
LT50

tiff("tradeoff.tiff", units="in", width=16, height=12, res=300)

BIG_BOI <- ggarrange(LRO, NULL, RPP, NULL, MDR, NULL, LT50,
                     ncol = 7, nrow = 1, widths = c(1, 0.1, 1, 0.1, 1, 0.1, 1))
annotate_figure(BIG_BOI, bottom = textGrob("Lifespan (d)", gp = gpar(fontsize = 28)))

dev.off()
